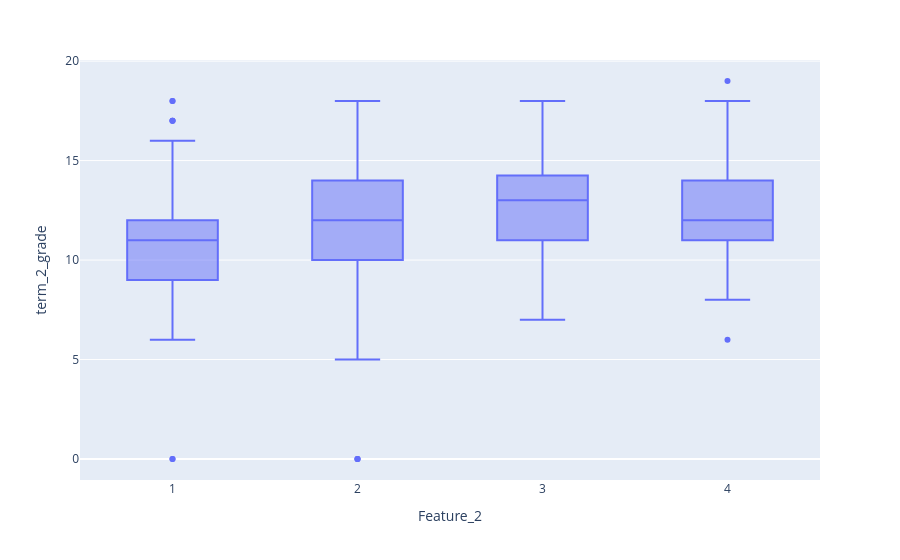

Write notebook code for a chart like this one.
### Code cell
px.box(df,x='Feature_2',y='term_2_grade')

### Figure 1 — Plotly figure (JSON) as saved in the notebook; plotly's stock layout.template omitted (floating-point values rounded to 4 significant figures; data arrays with more than 128 entries replaced by an {"elided": "..."} marker saying what was removed)
{"data": [{"alignmentgroup": "True", "hovertemplate": "Feature_2=%{x}<br>term_2_grade=%{y}<extra></extra>", "legendgroup": "", "marker": {"color": "#636efa"}, "name": "", "notched": false, "offsetgroup": "", "orientation": "v", "showlegend": false, "type": "box", "x": {"elided": "649 float values"}, "x0": " ", "xaxis": "x", "y": {"elided": "649 float values"}, "y0": " ", "yaxis": "y"}], "layout": {"boxmode": "group", "legend": {"tracegroupgap": 0}, "margin": {"t": 60}, "xaxis": {"anchor": "y", "domain": [0, 1], "title": {"text": "Feature_2"}}, "yaxis": {"anchor": "x", "domain": [0, 1], "title": {"text": "term_2_grade"}}}}
